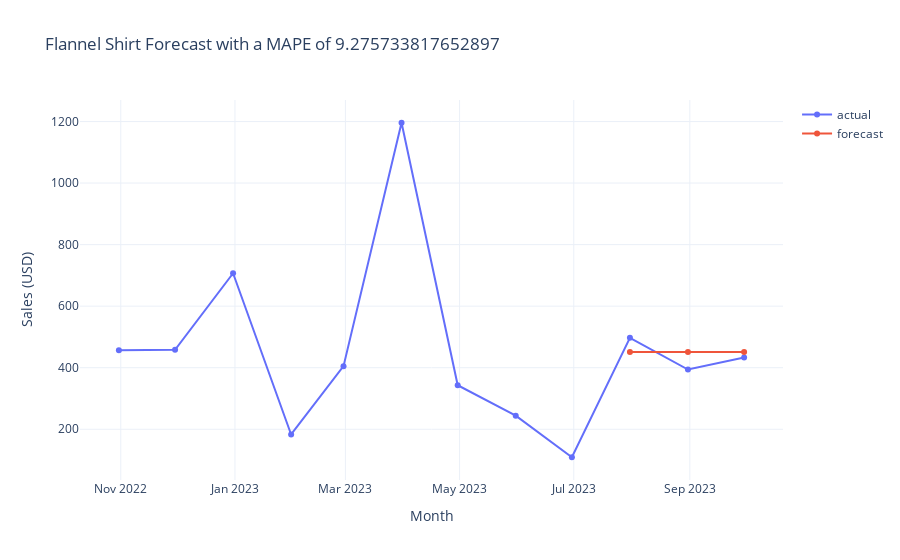

The notebook cell saved with this chart:
### Markdown cell above
### ARIMA Forecasting Error Testing

### Code cell
def forecast_item(item_name):
    # get item data
    item_df = monthly_sales[monthly_sales['item'] == item_name]
    item_df['month'] = pd.to_datetime(item_df['month'].astype(str))
    item_df = item_df.set_index('month').resample('M').sum().fillna(0)

    # split data for testing
    split = int(len(item_df) * 0.8)
    train = item_df.iloc[:split]
    test = item_df.iloc[split:]
    
    # fit model and forecast
    model = ARIMA(train['Total_Sales'], order=(0,1,1))
    model_fit = model.fit()
    forecast = model_fit.forecast(steps=len(test))

    # make plot
    fig = go.Figure()

    # actual sales
    fig.add_trace(go.Scatter(
        x=item_df.index,
        y=item_df['Total_Sales'],
        name='actual',
        mode='lines+markers'
    ))
    
    # compute error metrics 
    abs_error = (forecast - test['Total_Sales']).abs()
    mape = (abs_error / test['Total_Sales'].replace(0, np.nan)).mean() * 100
    
    # forecast
    fig.add_trace(go.Scatter(
        x=test.index,
        y=forecast,
        name='forecast',
        mode='lines+markers'
    ))

    fig.update_layout(
        title=f"{item_name} Forecast with a MAPE of {mape}",
        xaxis_title="Month",
        yaxis_title="Sales (USD)",
        template="plotly_white"
    )

    fig.show()
    
# example usage
forecast_item("Flannel Shirt")

### Figure 1 — Plotly figure (JSON) as saved in the notebook; plotly's stock layout.template omitted (floating-point values rounded to 4 significant figures)
{"data": [{"mode": "lines+markers", "name": "actual", "type": "scatter", "x": ["2022-10-31T00:00:00", "2022-11-30T00:00:00", "2022-12-31T00:00:00", "2023-01-31T00:00:00", "2023-02-28T00:00:00", "2023-03-31T00:00:00", "2023-04-30T00:00:00", "2023-05-31T00:00:00", "2023-06-30T00:00:00", "2023-07-31T00:00:00", "2023-08-31T00:00:00", "2023-09-30T00:00:00"], "y": [457, 458, 707, 183, 405, 1196, 343, 244, 109, 497, 394, 433]}, {"mode": "lines+markers", "name": "forecast", "type": "scatter", "x": ["2023-07-31T00:00:00", "2023-08-31T00:00:00", "2023-09-30T00:00:00"], "y": [450.8, 450.8, 450.8]}], "layout": {"autosize": true, "title": {"text": "Flannel Shirt Forecast with a MAPE of 9.275733817652897"}, "xaxis": {"autorange": true, "range": ["2022-10-10 16:57:11.3975", "2023-10-20 07:02:48.6025"], "title": {"text": "Month"}, "type": "date"}, "yaxis": {"autorange": true, "range": [19.3, 1286.0], "title": {"text": "Sales (USD)"}, "type": "linear"}}}
